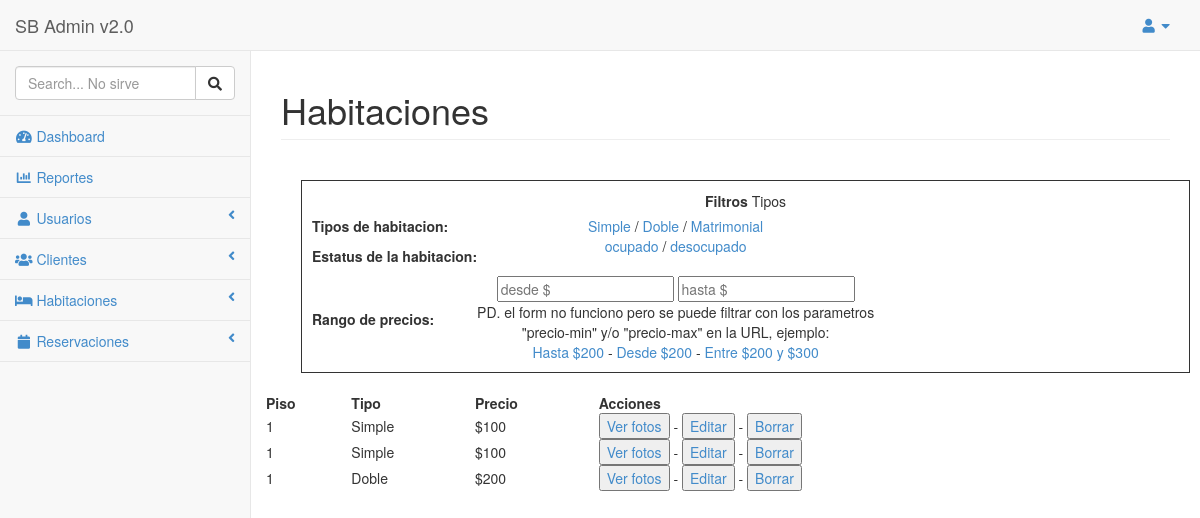
The app's page /index.php?action=lista-habitaciones&filtrar-disponibilidad=1 (signed in) with its own data.
### tables this page shows
CREATE TABLE `practica_06_habitaciones` (
  `id` int(11) NOT NULL AUTO_INCREMENT,
  `piso` int(11) DEFAULT NULL,
  `tipo` int(11) DEFAULT NULL,
  `precio` double DEFAULT NULL,
  `estatus` int(11) NOT NULL COMMENT 'Desocupado, Ocupado',
  PRIMARY KEY (`id`)
);

CREATE TABLE `practica_06_tipo_habitaciones` (
  `id` int(11) NOT NULL AUTO_INCREMENT,
  `categoria` varchar(200) DEFAULT NULL,
  PRIMARY KEY (`id`)
);

### models/Conexion.php (called while the page is built)
<?php
class Conexion{
	public static function conectar(){
		$link = new PDO("mysql:host=localhost;dbname=taw_1430272","root","root");
		return $link;
	}
}
?>

### models/modules/HabitacionesModel.php (called while the page is built, shortened)
<?php
class HabitacionesModel extends Conexion{
	public static function mostrar_habitaciones($tabla_1, $tabla_2){
		if(isset($_GET["filtrar-disponibilidad"])){
			if($_GET["filtrar-disponibilidad"]=="1"){
				$filtro_estatus = " AND t1.estatus = '1' ";
			}
		} else {
			$filtro_estatus = "";
		}
		if(isset($_GET["filtrar-tipo"])){
			if($_GET["filtrar-tipo"]=="1"){
				$filtro_tipo = " AND t2.id = '1' ";
			}
			if($_GET["filtrar-tipo"]=="2"){
				$filtro_tipo = " AND t2.id = '2' ";
			}
			if($_GET["filtrar-tipo"]=="3"){
				$filtro_tipo = " AND t2.id = '3' ";
			}
		} else {
			$filtro_tipo = "";
		}
		if(isset($_GET["precio-min"])){
			$filtro_precio = " AND t1.precio >= '".$_GET["precio-min"]."' ";
		} else if(isset($_GET["precio-max"])){
			$filtro_precio = " AND t1.precio <= '".$_GET["precio-max"]."' ";
		} else if(isset($_GET["precio-min"]) && isset($_GET["precio-max"])){
			$filtro_precio = " AND t1.precio BETWEEN '".$_GET["precio-min"]."' AND '".$_GET["precio-max"]."' ";
		} else {
			$filtro_precio = "";
		}
		$stmt = Conexion::conectar()->prepare("SELECT t1.*, t1.id as t1_id, t2.id as t2_id, t2.categoria as categoria
		FROM $tabla_1 AS t1, $tabla_2 AS t2 WHERE t1.tipo = t2.id $filtro_estatus $filtro_tipo $filtro_precio ");
		$stmt->execute();
		return $stmt->fetchAll();
	}
} ?>

### index.php (called while the page is built, shortened)
<?php
$mvc = new Nucleo();
$mvc -> init_all_ctrlrs();
$mvc -> init_layout();
?>

### controllers/modules/HabitacionesController.php (the view, shortened to what this page needs)
<?php Class HabitacionesController {
	public function mostrar_habitaciones(){
		$respuesta = HabitacionesModel::mostrar_habitaciones("practica_06_habitaciones","practica_06_tipo_habitaciones");
		foreach($respuesta as $row => $item){
		echo'<tr>
				<td>'.$item["piso"].'</td>
				<td>'.$item["categoria"].'</td>
				<td>$'.$item["precio"].'</td>
				<td><a href="index.php?action=ver-fotos&id='.$item["id"].'"><button>Ver fotos</button></a> - <a href="index.php?action=editar-habitacion&id='.$item["id"].'"><button>Editar</button></a> - <a href="index.php?action=lista-habitaciones&idBorrar='.$item["id"].'"><button>Borrar</button></a></td>
			</tr>';
		}
	}
}

### themes/sb-admin/assets/css/sb-admin.css (style rules this page uses)
body { padding-top: 100px; background-color: #f8f8f8; }
@media (min-width:768px) { body { padding-top: 50px; } }

### records on screen
practica_06_habitaciones: piso "1", practica_06_tipo_habitaciones.categoria "Simple", precio "100"
practica_06_habitaciones: piso "1", practica_06_tipo_habitaciones.categoria "Simple", precio "100"
practica_06_habitaciones: piso "1", practica_06_tipo_habitaciones.categoria "Doble", precio "200"
